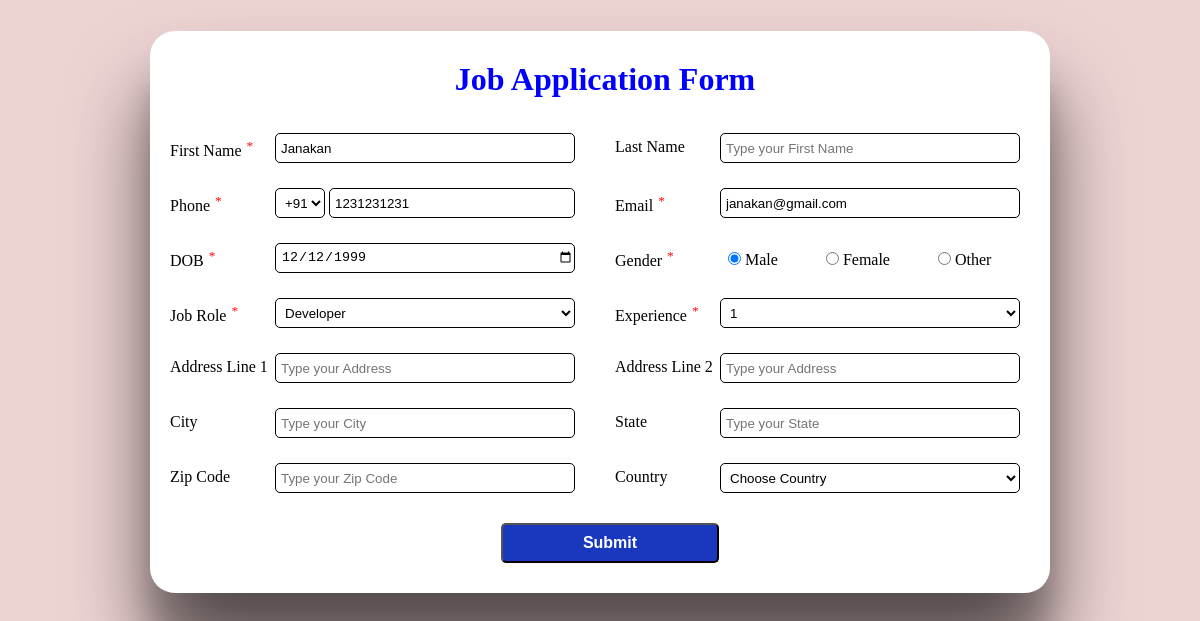
/userupdateview/85/, run on the app's committed database.
### min/models.py (models this page shows, shortened)
class Jobseeker(models.Model):
    def validate_first_name(first_name):
        if (
            (first_name == None)
            or (first_name == "")
            or (len(first_name) < 3)
            or (len(first_name) > 25)
        ):
            raise ValidationError(f"{first_name} is invalid")
    def validate_phone(phone):
        regexmob = r"^\d{10}$"
        matchvalue = re.match(regexmob, phone)
        if phone == "" or matchvalue == None:
            raise ValidationError(f"{phone} is invalid")
    def validate_date(dob):
        today = date.today()
        if (today - dob).total_seconds() / 31536000 < 18:
            raise ValidationError(f"{dob} is invalid")
    first_name = models.CharField(
        max_length=25, null=False, validators=[validate_first_name]
    )
    last_name = models.CharField(max_length=25, null=True, blank=True)
    country_code = [("+91", "+91"), ("+1", "+1")]
    code = models.CharField(
        max_length=3, null=False, choices=country_code, default="+91"
    )
    phone = models.CharField(max_length=10, null=False, validators=[validate_phone])
    email = models.EmailField(null=False, unique=True)
    dob = models.DateField(null=False, validators=[validate_date])
    genderchoice = [("Male", "Male"), ("Female", "Female"), ("Other", "Other")]
    gender = models.CharField(
        null=False, max_length=6, choices=genderchoice, default=None
    )
    jobchoice = [
        ("", "Choose Job Role"),
        ("Developer", "Developer"),
        ("Testing", "Testing"),
        ("Devops", "Devops"),
        ("Operations", "Operations"),
        ("Accounting", "Accounting"),
    ]
    job_role = models.CharField(null=False, max_length=10, choices=jobchoice)
    experiencelevel = [
        ("", "Choose Experience (In years)"),
        ("0", "0"),
        ("1", "1"),
        ("2", "2"),
        ("3", "3"),
        ("4", "4"),
        ("5+", "5+"),
    ]
    experience = models.CharField(max_length=2, null=False, choices=experiencelevel)
    address_line_one = models.CharField(null=True, max_length=35, blank=True)
    address_line_two = models.CharField(null=True, max_length=35, blank=True)
    city = models.CharField(null=True, max_length=20, blank=True)
    state = models.CharField(null=True, max_length=20, blank=True)
    zip_code = models.CharField(max_length=6, null=True, blank=True)
    countrychoices = [("", "Choose Country"), ("India", "India"), ("US", "US")]
    country = models.CharField(
        null=True, max_length=5, choices=countrychoices, blank=True
    )

### min/views.py (the view, shortened to what this page needs)
# urls.py: path("userupdateview/<int:pk>/", views.UserUpdateView.as_view(), name="update"),
class UserUpdateView(UpdateView):
    model = Jobseeker
    template_name = "django_update_page.html"
    form_class = JobForm
    success_url = reverse_lazy("user_data")

### min/templates/django_update_page.html (shortened to what this page needs)
{% extends "base.html" %}
{% block body %}
<form method="POST" action="" class="Form" id="Form" novalidate>
    <div class="formRow">
        <div class="userInputs">
            <div class="inputLabel">
                {{form.first_name.label}}
                <sup>*</sup>
            </div>
            <div class="input-field">
                {{form.first_name}}
            </div>
        </div>
        <div class="userInputs">
            <div class="inputLabel">
                {{form.last_name.label}}
            </div>
            <div class="input-field">
                {{form.last_name}}
            </div>
        </div>
    </div>
    <div class="formRow">
        <div class="userInputs">
            <div class="inputLabel">
                {{form.phone.label}}
                <sup>*</sup>
            </div>
            <div class="input-field">
                {{form.code}}
                {{form.phone}}
            </div>
        </div>
        <div class="userInputs">
            <div class="inputLabel">
                {{form.email.label}}
                <sup>*</sup>
            </div>
            <div class="input-field">
                {{form.email}}
            </div>
        </div>
    </div>
    <div class="formRow">
        <div class="userInputs">
            <div class="inputLabel">
                {{form.dob.label}}
                <sup>*</sup>
            </div>
            <div class="input-field">
                {{form.dob}}
            </div>
        </div>
        <div class="userInputs">
            <div class="inputLabel">
                {{form.gender.label}}
                <sup>*</sup>
            </div>
            <div class="input-field" id="gender-options">
                {{form.gender}}
            </div>
        </div>
    </div>
    <div class="formRow">
        <div class="userInputs">
            <div class="inputLabel">
                {{form.job_role.label}}
                <sup>*</sup>
            </div>
            <div class="input-field">
                {{form.job_role}}
            </div>
        </div>
        <div class="userInputs">
            <div class="inputLabel">
                {{form.experience.label}}
                <sup>*</sup>
            </div>
            <div class="input-field">
                {{form.experience}}
            </div>
        </div>
    </div>
    <div class="formRow">
        <div class="userInputs">
            <div class="inputLabel">
                {{form.address_line_one.label}}
            </div>
            <div class="input-field">
                {{form.address_line_one}}
            </div>
        </div>
        <div class="userInputs">
            <div class="inputLabel">
                {{form.address_line_two.label}}
            </div>
            <div class="input-field">
                {{form.address_line_two}}
            </div>
        </div>
    </div>
    <div class="formRow">
        <div class="userInputs">
            <div class="inputLabel">
                {{form.city.label}}
            </div>
            <div class="input-field">
                {{form.city}}
            </div>
        </div>
        <div class="userInputs">
            <div class="inputLabel">
                {{form.state.label}}
            </div>
            <div class="input-field">
                {{form.state}}
            </div>
        </div>
    </div>
    <div class="formRow">
        <div class="userInputs">
            <div class="inputLabel">
                {{form.zip_code.label}}
            </div>
            <div class="input-field">
                {{form.zip_code}}
            </div>
        </div>
        <div class="userInputs">
            <div class="inputLabel">
                {{form.country.label}}
            </div>
            <div class="input-field">
                {{form.country}}
            </div>
        </div>
    </div>
    <div class="formRow" id="buttonClass">
        <input type="submit" value="Submit" id="b2"  name="submit">
    </div>
</form>
{% endblock body %}

### min/static/css/django_form.css (style rules this page uses)
* { margin: 0; padding: 0; box-sizing: border-box; }
body { background-color: rgb(238, 211, 211); }
Form { width: 900px; }
.formRow { display: flex; height: 40px; margin: 0px 5px 15px 5px; }
.userInputs { width: 450px; display: flex; padding: 5px; }
input[type="text"] { width: 300px; height: 30px; border-radius: 5px; border: 1px solid; padding-left: 5px; }
select { width: 300px; height: 30px; border-radius: 5px; border: 1px solid; background-color: white; padding-left: 5px; }
#code { width: 50px; height: 30px; }
input[type="date"] { width: 300px; height: 30px; border-radius: 5px; border: 1px solid; background-color: white; padding-left: 5px; }
input[type="email"] { width: 300px; height: 30px; border-radius: 5px; border: 1px solid; padding-left: 5px; }
#mob { width: 246px; height: 30px; }
#buttonClass { display: flex; justify-content: center; margin-top: 20px; }
#b2 { background-color: rgb(26, 56, 190); width: 218px; border-radius: 5px; margin: 5px; color: white; height: 40px; font-weight: bold; font-size: medium; }
.inputLabel { width: 100px; text-align: start; margin-right: 5px; padding-top: 5px; }
#gender-options { padding: 6px 8px; }
input[type="radio"] { margin-top: 3px; }
sup { padding: 1px; color: red; }
.country option:first-child { display: none; }
#id_gender { display: flex; justify-content: space-between; }
#id_gender label { margin-right: 48px; }

### data on the page
Jobseeker: first_name "Janakan", code "+91", phone "1231231231", email "janakan@gmail.com", dob "12/12/1999", gender "☑ Male ☐ Female ☐ Other", job_role "Developer", experience "1", country "Choose Country"
